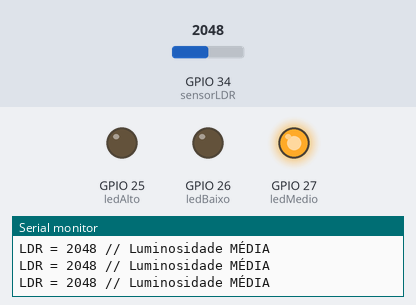
This sketch was run on a simulated ESP32. Shown: output pins drawn as LEDs (lit = HIGH), the last lines printed to the serial monitor. Inputs (shaded band) come from the test bench; at power-on: GPIO 34 (sensorLDR) = 2048.

Above: at 1.2 s.
1.3 s: GPIO 34 (sensorLDR) set to 2960
2.8 s: GPIO 34 (sensorLDR) set to 3052
At 4.1 s:
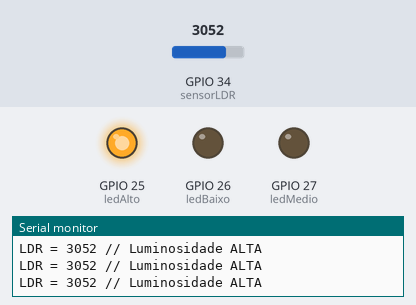
4.5 s: GPIO 34 (sensorLDR) set to 960
At 5.4 s:
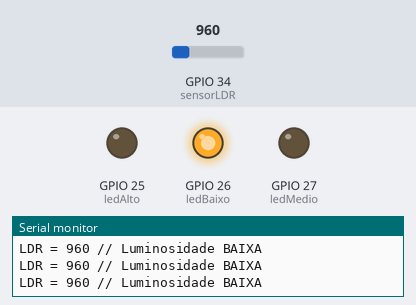
6.0 s: GPIO 34 (sensorLDR) set to 1048
At 6.5 s:
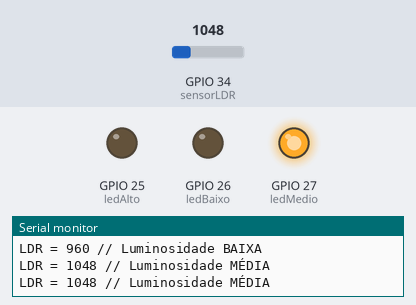
7.5 s: GPIO 34 (sensorLDR) set to 491
At 8.9 s:
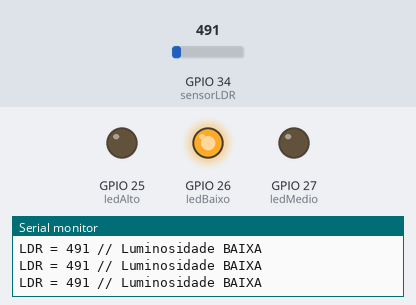
Timing chart, 0 to 10.0 s (numbered marks = the images above; inputs shaded):
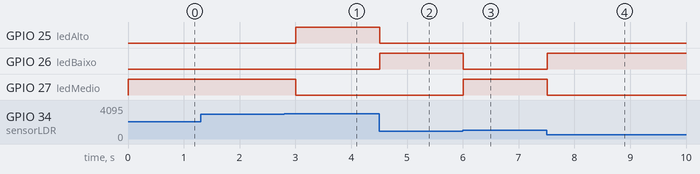

The sketch:

luminosidade_esp32.ino
```cpp
// Pinos
int sensorLDR = 34;      // Entrada analógica do LDR
int ledBaixo  = 26;      // LED vermelho  → baixa luz
int ledMedio  = 27;      // LED amarelo   → luz média
int ledAlto   = 25;      // LED verde     → luz alta

void setup() {
  Serial.begin(115200);

  pinMode(ledBaixo, OUTPUT);
  pinMode(ledMedio, OUTPUT);
  pinMode(ledAlto, OUTPUT);

  Serial.println("Sistema de monitoramento de luminosidade iniciado.");
}

void loop() {
  int valor = analogRead(sensorLDR);  // leitura do LDR

  Serial.print("LDR = ");
  Serial.print(valor);
  Serial.print(" // ");

  // Limites (ajustáveis conforme a simulação)
  if (valor < 1000) {
    Serial.println("Luminosidade BAIXA");
    digitalWrite(ledBaixo, HIGH);
    digitalWrite(ledMedio, LOW);
    digitalWrite(ledAlto, LOW);

  } else if (valor >= 1000 && valor < 3000) {
    Serial.println("Luminosidade MÉDIA");
    digitalWrite(ledBaixo, LOW);
    digitalWrite(ledMedio, HIGH);
    digitalWrite(ledAlto, LOW);

  } else {
    Serial.println("Luminosidade ALTA");
    digitalWrite(ledBaixo, LOW);
    digitalWrite(ledMedio, LOW);
    digitalWrite(ledAlto, HIGH);
  }

  delay(300);
}
```

Measured:
- the behaviour switches between 2999 and 3000 on GPIO 34 (sensorLDR) (found by bisection; images 0 and 1)
- the behaviour switches between 999 and 1000 on GPIO 34 (sensorLDR) (found by bisection; images 2 and 3)
- after the input at 2.8 s, GPIO 25 (ledAlto): LOW → HIGH after 0.21 s; GPIO 27 (ledMedio): HIGH → LOW after 0.21 s
- after the input at 4.5 s, GPIO 25 (ledAlto): HIGH → LOW at once; GPIO 26 (ledBaixo): LOW → HIGH at once
- after the input at 6.0 s, GPIO 26 (ledBaixo): HIGH → LOW at once; GPIO 27 (ledMedio): LOW → HIGH at once
- after the input at 7.5 s, GPIO 26 (ledBaixo): LOW → HIGH at once; GPIO 27 (ledMedio): HIGH → LOW at once
